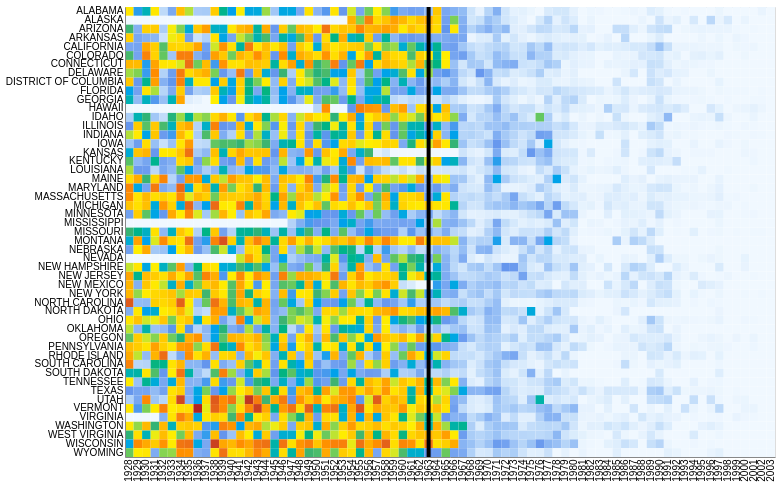

Describe this chart as a Vega-Lite specification.
### Vega-Lite specification from a JSON file in a GitHub repository (floating-point values rounded to 4 significant figures; data arrays with more than 128 entries replaced by an {"elided": "..."} marker saying what was removed)
{"config": {"view": {"width": 400, "height": 300}}, "layer": [{"data": {"name": "data-7c6a45a20b09aa090712bc9182fe0330"}, "mark": "rect", "encoding": {"color": {"type": "quantitative", "field": "incidence", "legend": null, "scale": {"domain": [0, 100, 200, 300, 1000, 3000], "range": ["#F0F8FF", "cornflowerblue", "mediumseagreen", "#FFEE00", "darkorange", "firebrick"], "type": "sqrt"}, "sort": "ascending"}, "tooltip": [{"type": "nominal", "field": "state"}, {"type": "quantitative", "field": "YEAR"}, {"type": "quantitative", "field": "incidence"}], "x": {"type": "ordinal", "axis": {"ticks": false, "title": null}, "field": "YEAR"}, "y": {"type": "nominal", "axis": {"ticks": false, "title": null}, "field": "state"}}, "height": 450, "width": 650}, {"data": {"name": "data-ab2328a599319c4ad43a14094a96bd74"}, "mark": {"type": "rule", "strokeWidth": 4}, "encoding": {"x": {"type": "ordinal", "field": "threshold"}}}], "$schema": "https://vega.github.io/schema/vega-lite/v2.6.0.json", "datasets": {"data-7c6a45a20b09aa090712bc9182fe0330": {"elided": "3876 records"}, "data-ab2328a599319c4ad43a14094a96bd74": [{"threshold": 1963}]}}
